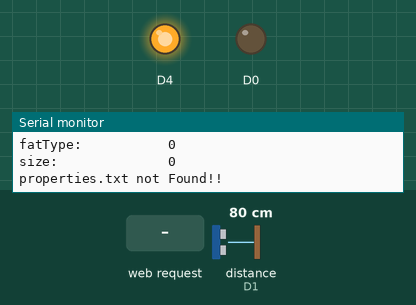
Recording of a program running on a simulated ESP8266 (Wemos D1 mini). On the bench: output pins drawn as LEDs (lit = HIGH), the last lines printed to the serial monitor. Inputs (shaded band) come from the test bench; at power-on: distance to the obstacle (sensor on D1) 80 cm. The echo pulse lasts 58.3 µs per cm; WiFi joins after 1.5 s; servers stay silent unless stated; network time is answered at once with the bench clock; the local clock reads 2024-03-15 10:24:30 at power-on unless the program sets it; storage starts empty; pins used as bus, display or sensor lines are not drawn.

Above: at 4.4 s.
4.5 s: HTTP request GET /setConfig received
At 5.7 s:
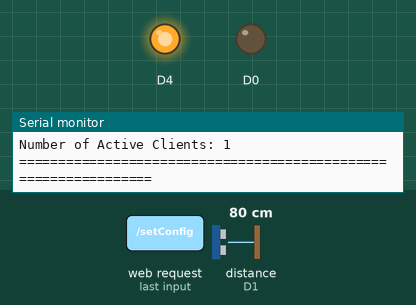
6.0 s: HTTP request GET /getConfig received
9.0 s: HTTP request GET /stop received
At 9.4 s:
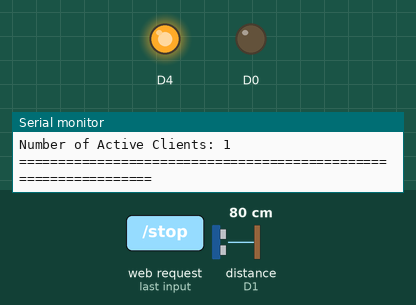
Timing chart, 0 to 12.2 s (numbered marks = the images above; inputs shaded):
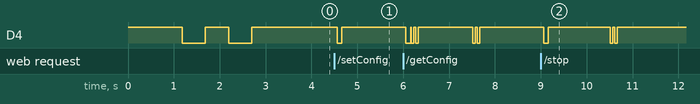

The program:

main.cpp
```cpp
#include <Arduino.h>
#include <WT_server.h>

void setup() {
  Serial.begin(115200);
  WT_utility::setup();
  levelServer::setup();
}

void loop() {
  WT_utility::timeClient.update();
  WT_utility::scheduler.execute();
  levelServer::checkClient();
  levelServer::handleClient();
  levelServer::handleRequest();
}
```

WT_client.h
```cpp
#pragma once
#include <WT_utils.h>

struct WTclient {
    WiFiClient client;
    String ID{""};
    String request{""};
    String command{""};
    String data{""};
    bool loadLog {false};
    int response{0};
    unsigned long sessionStartTime{0};

    // Access variables
    long lastReadByte {0};
    short logCriticalSize {10};
    bool allowLog {false};
    byte dataGetInterval{1};
};

namespace levelClient {

    byte sensorReadSpeed {0};

    enum RequestCommand {
        IDLE,
        SETCONFIGURATION,
        GETCONFIGURATION,
        STOP
    };

    bool checkRequest(WTclient &client);
    bool checkAbruptDisconnect(WTclient &client);
    void getResponse(WTclient &client);
    void getResponseCode(WTclient &client);
    bool setConfig(WTclient &client);
    int getConfig(WTclient &client);

    unsigned int maxRequestLength {100};

    bool checkRequest(WTclient &client) {
        if (client.client.available()) { // may get RTC from active client
            client.request = client.client.readStringUntil('\n').substring(0, maxRequestLength);
            // Serial.println(client.ID + " Got: " + client.request);
            WT_utility::debugLog(client.ID + " Got: " + client.request);
            return true;
        } else {
            if (client.response != RequestCommand::STOP) client.response = RequestCommand::IDLE;
            return false;
        }
    }

    bool checkAbruptDisconnect(WTclient& client) {
        if (!client.client.connected()
         && (!client.ID.isEmpty() || !client.request.isEmpty() || !client.data.isEmpty() || client.response)) return true;
            return false;
    }

    void getResponse(WTclient &client) {
        client.command = client.request.substring(client.request.indexOf("<") + 1, client.request.indexOf("/"));
        client.data = client.request.substring(client.request.indexOf("/") + 1, client.request.indexOf(">"));
    }

    void getResponseCode(WTclient& client) {
        if (client.command.equalsIgnoreCase("setConfig")) {
            client.response = RequestCommand::SETCONFIGURATION;
        } else if (client.command.equalsIgnoreCase("getConfig")){
            client.response = RequestCommand::GETCONFIGURATION;
        } else if (client.command.equalsIgnoreCase("stop")) {
            client.response = RequestCommand::STOP;
        } else client.response = RequestCommand::IDLE;
    }

    bool setConfig(WTclient &client) {
        String var {""}, val{""};
        int indDel {0};
        bool res {false};
        while (!client.data.isEmpty())
        {
            // Serial.println(client.ID + " Processed: " + client.data);
            indDel = client.data.indexOf(":");
            var = client.data.substring(0, indDel);
            client.data = client.data.substring(indDel + 1);
            indDel = client.data.indexOf(":");
            if (indDel == -1) {
                val = client.data;
                client.data = "";
            }
            else {
                val = client.data.substring(0, indDel);
                client.data = client.data.substring(indDel + 1);
            }

            if (var.equalsIgnoreCase("dataGetInterval"))
                client.dataGetInterval = val.toInt();
            else if (var.equalsIgnoreCase("allowLog"))
                client.allowLog = val.toInt();
            else if (var.equalsIgnoreCase("logCriticalSize"))
                client.logCriticalSize = val.toInt();
            else if (var.equalsIgnoreCase("lastReadByte"))
                client.lastReadByte = val.toInt();
            else if (var.equalsIgnoreCase("loadLog")) {
                client.loadLog = val.toInt();
                res = client.loadLog;
            }
        }
        client.sessionStartTime = millis();
        return res;
    }

    int getConfig(WTclient &client) {
        int res {0};
        int indDel = client.data.indexOf(":");
        String var = client.data.substring(0, indDel);
        String val = client.data.substring(indDel + 1);

        if (var.equalsIgnoreCase("dataGetInterval"))
            res = client.dataGetInterval;
        else if (var.equalsIgnoreCase("allowLog"))
            res = client.allowLog;
        else if (var.equalsIgnoreCase("logCriticalSize"))
            res = client.logCriticalSize;
        else if (var.equalsIgnoreCase("lastReadByte"))
            res = client.lastReadByte;

        return res;
    }

    void reset(WTclient& client) {
        client.ID = "";
        client.request = "";
        client.command = "";
        client.data = "";
        client.response = 0;
        client.lastReadByte = 0;
        client.loadLog = false;
        client.allowLog = false;
        client.logCriticalSize = 10;
        client.dataGetInterval = 1;
        client.sessionStartTime = 0;
    }

}
```

WT_debug.h
```cpp
#pragma once

namespace DebugCode {

    enum DEBUG_LED {
        SERVER = D4,
        SDCARD = D3,
        SENSOR = D0
    };

    void setup() {
        pinMode(DEBUG_LED::SERVER, OUTPUT);
        pinMode(DEBUG_LED::SDCARD, OUTPUT);
        pinMode(DEBUG_LED::SENSOR, OUTPUT);
        digitalWrite(DEBUG_LED::SERVER, HIGH);
        digitalWrite(DEBUG_LED::SDCARD, LOW);
        digitalWrite(DEBUG_LED::SENSOR, LOW);
    }

    void blink(DEBUG_LED led, uint16_t duration) {
        if (led == DEBUG_LED::SERVER)
        {
            digitalWrite(led, LOW);
            delay(duration);
            digitalWrite(led, HIGH);
            return;
        }
        digitalWrite(led, HIGH);
        delay(duration);
        digitalWrite(led, LOW);
    }

    // Debug Codes
    void wifiNotConnected() {
        blink(DEBUG_LED::SERVER, 500);
        delay(500);
    }

    void clientConnected() {
        blink(DEBUG_LED::SERVER, 100);
    }

    void clientDisconnected() {
        blink(DEBUG_LED::SERVER, 50);
        delay(50);
        blink(DEBUG_LED::SERVER, 50);
    }

    void sensorError() {
        blink(DEBUG_LED::SENSOR, 25);
    }

    void sdCardIntializationError() {
        for (byte count = 0; count < 10; count++) {
            blink(DEBUG_LED::SDCARD, 500);
            delay(500);
        }
    }

    void sdCardFileNotFoundError() {
        for (byte count = 0; count < 2; count++)
        {
            blink(DEBUG_LED::SDCARD, 200);
            delay(50);
            blink(DEBUG_LED::SDCARD, 200);
            delay(100);
        }

    }
}
```

WT_fileHandler.h
```cpp
#include <SD.h>
#include <SPI.h>
#include <WT_debug.h>
#include <cstring>

#define ChipSelectPin D8
#define MAX_TRANSFER_BYTES 8280
#define MAX_RESULT_SIZE 9216

namespace WT_fileHandler {

    void showSDInfo();
    const char* getFileContent(const char* filePath, uint32_t startPos, uint32_t endPos);
    void setFileContent(String& content, const char* filePath, bool overWrite, uint32_t appendPos, bool create);
    bool checkFile(const char* filePath);
    void clearResultData();
    void getSensorLogSize();
    void setup();

    bool showInfo{true};
    File file;
    char resultData[MAX_RESULT_SIZE];
    long lastReadByte {0};
    long sensorLogSize {0};

    void setup() {
        Serial.print("Initializing SD card...");
        if (SD.begin(ChipSelectPin, SD_SCK_MHZ(1)))
        {
            Serial.println("SD Card Initialization Done!");
            showSDInfo();
            getSensorLogSize();
            return;
        }
        Serial.println("Could not Intialize SD Card or Could not detect SD Card");
        showSDInfo();
        DebugCode::sdCardIntializationError();
        ESP.reset();
    }

    void showSDInfo() {
        if (!showInfo) return;
        Serial.print("Card type:         ");
        Serial.println(SD.type());
        Serial.print("fatType:           ");
        Serial.println(SD.fatType());
        Serial.print("size:              ");
        Serial.println(SD.size());
    }

    const char* getFileContent(const char* filePath, uint32_t startPos = 0, uint32_t endPos = 0) {
        if (!checkFile(filePath)) return "";
        clearResultData();

        file = SD.open(filePath, FILE_READ);
        file.seek(startPos, SeekMode::SeekSet);
        if ((endPos < startPos) || (endPos == 0) || (endPos > file.size()))
            endPos = (file.available() > MAX_TRANSFER_BYTES) ? MAX_TRANSFER_BYTES : file.available();
        else endPos -= startPos;

        // Serial.println("Reading " + String(filePath));
        file.readBytes(resultData, endPos);
        resultData[endPos + 1] = '\0';
        // Serial.println("Number of bytes read: " + String(readbytes));
        if (file.position() == file.size()) lastReadByte = -1;
        else lastReadByte = file.position();
        // Serial.println("Read from File:\n " + resultData);
        file.close();

        return resultData;
    }

    // may accept point for set
    void setFileContent(String& content, const char* filePath, bool overWrite = true, uint32_t appendPos = 0, bool create = false) {
        if (!create && !checkFile(filePath)) return;

        // Serial.println("Writing " + String(filePath));
        if (overWrite) {
            file = SD.open(filePath, FILE_WRITE);
            file.seek(0, SeekMode::SeekSet);
            file.print(content);
        } else if (appendPos == 0){
            file = SD.open(filePath, FILE_WRITE);
            file.seek(0, SeekMode::SeekEnd);
            file.print(content);
        } else {
            file = SD.open(filePath, FILE_READ);
            file.seek(appendPos, SeekMode::SeekSet);
            char temp[file.size() - appendPos];
            file.readBytes(temp, file.size() - appendPos);
            file.close();
            file = SD.open(filePath, FILE_WRITE);
            file.seek(appendPos, SeekMode::SeekSet);
            file.print(content);
            file.print(temp);
        }
        if (std::strcmp(filePath, "SensorDataLog.txt") == 0) sensorLogSize = file.size();
        file.close();
    }

    bool checkFile(const char* filePath) {
        if (!SD.exists(filePath)) {
            Serial.println(String(filePath) + " not Found!!");
            DebugCode::sdCardFileNotFoundError();
            return false;
        }
        return true;
    }

    void clearResultData() {
        memset(resultData, 0, MAX_RESULT_SIZE);
    }

    void getSensorLogSize() {
        file = SD.open("SensorDataLog.txt", FILE_READ);
        sensorLogSize = file.size();
        file.close();
    }


}
```

WT_sensor.h
```cpp
#pragma once
#include <WT_debug.h>

#define pinEcho D1 // brown
#define pinTrig D2 // black


namespace WT_ultraSonic {

    int getImmediateRead();
    int getAvgRead();
    void setup();

    uint32_t duration {0};
    uint16_t echoRead {0};
    byte accuracy {1};
    bool logData {false};

    void setup() {
        pinMode(pinTrig, OUTPUT);
        pinMode(pinEcho, INPUT);
        // while (!getImmediateRead()) {
        //     DebugCode::sensorError();
        // }
        echoRead = 0;
    }

    int getImmediateRead() {
        digitalWrite(pinTrig, LOW);
        delayMicroseconds(2);
        digitalWrite(pinTrig, HIGH);
        delayMicroseconds(10);
        digitalWrite(pinTrig, LOW);
        duration = pulseIn(pinEcho, HIGH, 25000); //29.2 microseconds to travel 1 cm
        echoRead = duration / 58.2;
        return echoRead;
    }

    int getAvgRead() {
        int avg {0};
        for (byte count = 0; count < accuracy; count++)
        {
            avg += getImmediateRead();
            delay(20);
        }
        if (!avg) DebugCode::sensorError();
        echoRead = avg / accuracy;
        // Serial.println("Read From Sensor: " + String(echoRead));
        return echoRead;
    }
}
```

Source omitted: WT_server.h (9964 bytes), WT_utils.h (9457 bytes)

Measured:
- after the input at 4.5 s, D4: HIGH → LOW after 0.06 s, → HIGH 0.10 s later
- after the input at 9.0 s, D4: goes LOW 0.10 s, HIGH 1.4 s, LOW 0.05 s, HIGH 0.05 s, LOW 0.05 s, then HIGH, starting after 0.06 s
